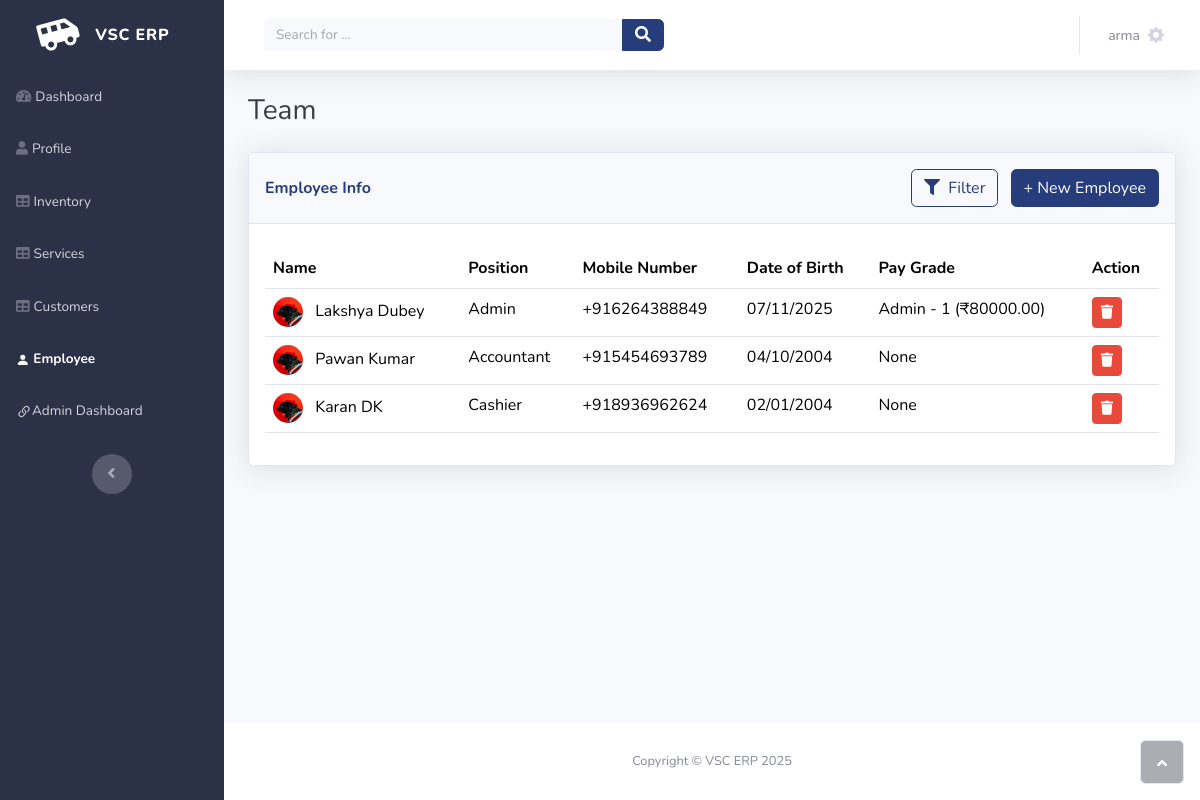
Screenshot of /employee/ (signed in) with the database file from the repository.
### CORE/models.py (models this page shows)
class Employee(models.Model):
    user = models.OneToOneField(User, on_delete=models.CASCADE,related_name='Employee')
    DOB = models.DateField()
    Address = models.TextField()
    mobile_number = PhoneNumberField(region="IN")
    SHIFT_CHOICES = [
        ('MORNING', 'Morning (9AM-5PM)'),
        ('EVENING', 'Evening (1PM-9PM)'),
        ('NIGHT', 'Night (9PM-5AM)'),
        ('FLEX', 'Flexible'),
    ]
    role = models.ForeignKey(MASTER_role, on_delete=models.SET_NULL, null=True)
    shift = models.CharField(
        max_length=10,
        choices=SHIFT_CHOICES,
        default='MORNING',
        null=True,
        blank=True
    )
    pay_grade = ChainedForeignKey(
        MASTER_pay_grade_level,
        chained_field="role",
        chained_model_field="role",
        show_all=False,
        auto_choose=True,
        sort=True,
        on_delete=models.SET_NULL,
        null=True,
        blank=True
    )

### Masters/models.py (models this page shows)
class MASTER_role(models.Model):
    name = models.CharField(max_length=50, unique=True)
    def __str__(self):
        return self.name
    '''
    Mechanic
    Accountant
    Cashier
    Advisor
    '''

class MASTER_pay_grade_level(models.Model):
    role = models.ForeignKey(MASTER_role, on_delete=models.CASCADE)
    level = models.CharField(max_length=10)
    base_salary = models.DecimalField(max_digits=10, decimal_places=2)
    description = models.TextField(blank=True, null=True)
    class Meta:
        unique_together = ('role', 'level')
    def __str__(self):
        return f"{self.role.name} - {self.level} (₹{self.base_salary})"

### CORE/views.py (the view)
# urls.py: path("employee/",views.employee,name="employee"),
@login_required()
def employee(request):
    employee_list = Employee.objects.all()
    employee_filter = EmployeeFilter(request.GET, queryset=employee_list)
    is_filtered = bool(employee_filter.form.changed_data)
    context = {
        'employees': employee_filter.qs,
        'employee_filter': employee_filter,
        'is_filtered': is_filtered,
    }
    return render(request, 'employee.html', context)

### templates/employee.html (shortened to what this page needs)
{% extends 'partials/blank.html' %}
{% load static %}
{% block content %}
<h3 class="text-dark mb-4">Team</h3>
<div class="card shadow">
    <div class="card-header d-flex justify-content-between align-items-center py-3">
        <p class="text-primary m-0 fw-bold">Employee Info</p>
        <div>
            {% if is_filtered %}
                <button class="btn btn-success me-2" type="button"
                        data-bs-toggle="modal"
                        data-bs-target="#filterModal">
                    <i class="fas fa-filter me-1"></i>
                    Filter (Active)
                </button>
            {% else %}
                <button class="btn btn-outline-primary me-2" type="button"
                        data-bs-toggle="modal"
                        data-bs-target="#filterModal">
                    <i class="fas fa-filter me-1"></i>
                    Filter
                </button>
            {% endif %}
            <button class="btn btn-primary" type="button"
                    data-bs-target="#formModal"
                    data-bs-toggle="modal"
                    data-iframe-src="{% url 'CORE:EmployeeCreationWizard' %}">
                + New Employee
            </button>
        </div>
    </div>
    <div class="card-body">
        <div class="table-responsive mt-2 table" id="dataTable" role="grid" aria-describedby="dataTable_info">
            <table class="table my-0" id="dataTable">
                <thead>
                    <tr>
                        <th>Name</th>
                        <th>Position</th>
                        <th>Mobile Number</th>
                        <th>Date of Birth</th>
                        <th>Pay Grade</th>
                        <th>Action</th>
                    </tr>
                </thead>
                <tbody>
                    {% for employee in employees %}
                    <tr>
                        <td>
                            <img class="rounded-circle me-2" width="30" height="30" src="{% static 'assets/img/dogs/image1.jpeg' %}">
                            {{ employee.user.first_name }} {{ employee.user.last_name }}
                        </td>
                        <td>{{ employee.role }}</td>
                        <td>{{ employee.mobile_number }}</td>
                        <td>{{ employee.DOB|date:"d/m/Y" }}</td>
                        <td>{{ employee.pay_grade }}</td>
                        <td>
                            <form method="POST" action="{% url 'CORE:employee_delete' employee.pk %}" style="display:inline;">
                                <button type*="submit" class="btn btn-danger btn-sm"
                                        onclick="return confirm('Are you sure you want to delete {{ employee.user.get_full_name|escapejs }}?');">
                                    <i class="fas fa-trash"></i> </button>
                            </form>
                        </td>
                    </tr>
                    {% empty %}
                    <tr>
                        <td colspan="5">No employees found.</td>
                    </tr>
                    {% endfor %}
                </tbody>
            </table>
        </div>
    </div>
</div>
{% load crispy_forms_tags %}
{% endblock %}

### templates/partials/components/content_navbar.html (shortened to what this page needs)
{% load static %}
<nav class="navbar navbar-expand bg-white shadow mb-4 topbar">
    <div class="container-fluid"><button class="btn btn-link d-md-none me-3 rounded-circle" id="sidebarToggleTop" type="button"></button>
        <form class="d-none d-sm-inline-block mw-100 ms-md-3 me-auto my-2 my-md-0 navbar-search">
            <div class="input-group"><input class="bg-light form-control border-0 small" type="text" placeholder="Search for ..."><button class="btn btn-primary py-0" type="button"><i class="fas fa-search"></i></button></div>
        </form>
        <ul class="navbar-nav flex-nowrap ms-auto">
            <li class="nav-item dropdown no-arrow">
                <div class="nav-item dropdown no-arrow">
                    <a class="dropdown-toggle nav-link" aria-expanded="false" data-bs-toggle="dropdown" href="#">
                        <span class="d-none d-lg-inline me-2 text-gray-600 small">{{ user.username }}</span>
                    </a>
                </div>
            </li>
        </ul>
    </div>
</nav>

### static/assets/css/bss-overrides.css (style rules this page uses)
:root, [data-bs-theme=light] { --bs-primary: #263c7b; --bs-primary-rgb: 38,60,123; --bs-primary-text-emphasis: #0F1831; --bs-primary-bg-subtle: #D4D8E5; --bs-primary-border-subtle: #A8B1CA; }
.btn-primary { --bs-btn-color: #fff; --bs-btn-bg: #263c7b; --bs-btn-border-color: #263c7b; --bs-btn-hover-color: #fff; --bs-btn-hover-bg: #203369; --bs-btn-hover-border-color: #1E3062; --bs-btn-focus-shadow-rgb: 222,226,235; --bs-btn-active-color: #fff; --bs-btn-active-bg: #1E3062; --bs-btn-active-border-color: #1D2D5C; --bs-btn-disabled-color: #fff; --bs-btn-disabled-bg: #263c7b; --bs-btn-disabled-border-color: #263c7b; }
.btn-outline-primary { --bs-btn-color: #263c7b; --bs-btn-border-color: #263c7b; --bs-btn-focus-shadow-rgb: 38,60,123; --bs-btn-hover-color: #fff; --bs-btn-hover-bg: #263c7b; --bs-btn-hover-border-color: #263c7b; --bs-btn-active-color: #fff; --bs-btn-active-bg: #263c7b; --bs-btn-active-border-color: #263c7b; --bs-btn-disabled-color: #263c7b; --bs-btn-disabled-bg: transparent; --bs-btn-disabled-border-color: #263c7b; }
.m-0 { margin: 0 !important; }
.my-0 { margin-top: 0 !important; margin-bottom: 0 !important; }
.my-2 { margin-top: .5rem !important; margin-bottom: .5rem !important; }
.mt-2 { margin-top: .5rem !important; }
.me-2 { margin-right: .5rem !important; }
.me-auto { margin-right: auto !important; }
.mb-4 { margin-bottom: 1.5rem !important; }
.ms-auto { margin-left: auto !important; }
@media (min-width: 768px) { .my-md-0 { margin-top: 0rem !important; margin-bottom: 0rem !important; } }
@media (min-width: 768px) { .ms-md-3 { margin-left: 1rem !important; } }

### rows the page displays
Employee: user.first_name "Lakshya", user.last_name "Dubey", role "Admin", mobile_number "+916264388849", DOB "07/11/2025", pay_grade "Admin - 1 (₹80000.00)"
Employee: user.first_name "Pawan", user.last_name "Kumar", role "Accountant", mobile_number "+915454693789", DOB "04/10/2004", pay_grade "None"
Employee: user.first_name "Karan", user.last_name "DK", role "Cashier", mobile_number "+918936962624", DOB "02/01/2004", pay_grade "None"

### other values shown
{{ user.username }} "arma"
